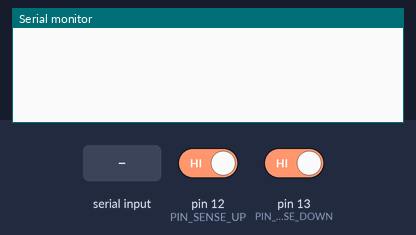
Recording of a sketch running on a simulated Arduino Uno, built with avr-gcc and run on an emulated ATmega328P. Shown: the last lines printed to the serial monitor. The inputs (shaded band) are chosen by the test bench; at power-on: pin 13 (PIN_SENSE_DOWN) HIGH, pin 12 (PIN_SENSE_UP) HIGH.

Above: at 1.2 s.
1.3 s: "d" received over Serial
At 2.5 s:
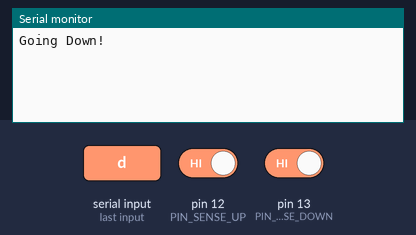
2.8 s: pin 13 (PIN_SENSE_DOWN) driven LOW
At 3.8 s:
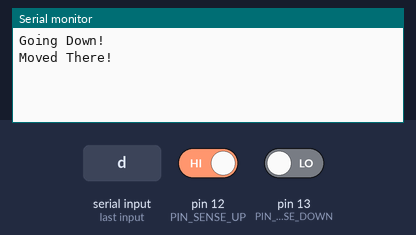
4.3 s: "D" received over Serial
At 5.0 s:
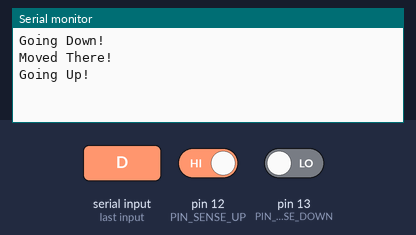
8.8 s: "d" received over Serial
At 9.4 s:
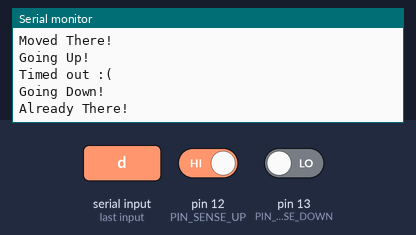

The sketch:

Coop_Door.ino
```cpp
#define PIN_GO_UP       10
#define PIN_GO_DOWN     11
#define PIN_SENSE_UP    12
#define PIN_SENSE_DOWN  13

#define MAX_RUN         4500UL  // max runtime of 4.5 seconds

unsigned long timeout;

void setup()  {
  // open serial port, sets data rate to 9600 bps
  Serial.begin(9600);

  // break motor
  digitalWrite(PIN_GO_UP,      LOW);
  digitalWrite(PIN_GO_DOWN,    LOW);

  // set sense pins as inputs and enable pull upss
  pinMode(PIN_SENSE_UP,        INPUT);
  pinMode(PIN_SENSE_DOWN,      INPUT);
  digitalWrite(PIN_SENSE_UP,   HIGH);
  digitalWrite(PIN_SENSE_DOWN, HIGH);
}

void loop() {
  if (Serial.available() > 0) {
    switch (Serial.read()) {
      case 'd':
        Serial.write("Going Down!\n");
        doorMove(PIN_SENSE_DOWN, PIN_GO_DOWN);
        break;
      case 'D':
        Serial.write("Going Up!\n");
        doorMove(PIN_SENSE_UP, PIN_GO_UP);
        break;
    }
  }
}

void doorMove(int sensePin, int controlPin) {
  // kill power
  digitalWrite(PIN_GO_UP,   LOW);
  digitalWrite(PIN_GO_DOWN, LOW);

  // if we're already there, bail!
  if (digitalRead(sensePin) == LOW) {
    Serial.write("Already There!\n");
    return;
  }

  digitalWrite(controlPin, HIGH);

  // wait for hall to trip or timeout to expire
  // if millis rolls timeout won't work correctly; should be rare
  // also if you only let it run partway up/down and then switch
  // directions, timeout should shorten but doesn't... don't do that :)
  timeout = millis() + MAX_RUN;
  while (digitalRead(sensePin) != LOW && timeout > millis());

  // kill power
  digitalWrite(controlPin, LOW);

  // if we sense we're down all is well; otherwise assume timeout
  // in reality a bouncy sense pin could trip this test erroneously.
  if (digitalRead(sensePin) == LOW) {
    Serial.write("Moved There!\n");
  } else {
    Serial.write("Timed out :(\n");
  }
}
```

Measured:
- after the input at 1.3 s, the serial monitor: prints a new line at once (image 1)
- after the input at 2.8 s, the serial monitor: prints a new line at once (image 2)
- after the input at 4.3 s, the serial monitor: prints a new line at once (image 3)
- after the input at 8.8 s, the serial monitor: prints a new line at once (image 4)
